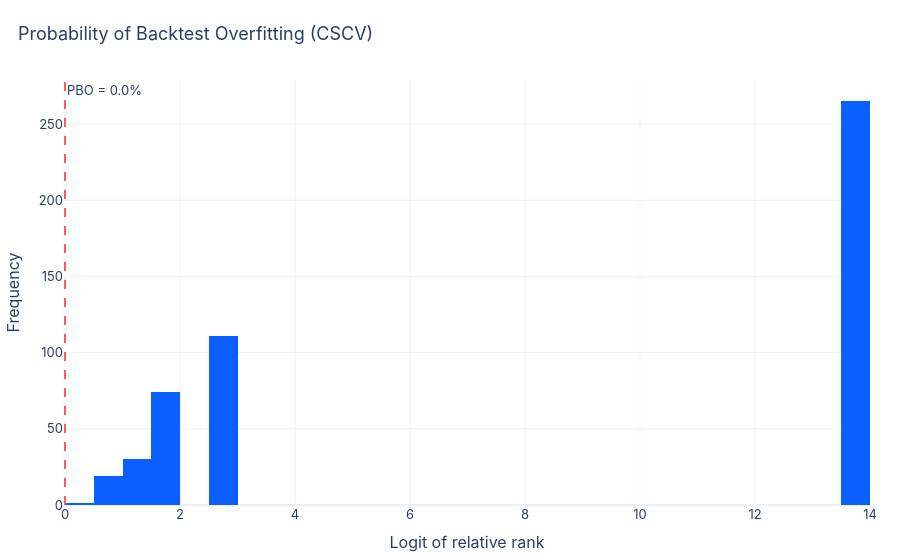

Source (notebook cell):
### Markdown cell above
## 7. Probability of Backtest Overfitting (PBO) & Deflated Sharpe Ratio

### Code cell
pbo, logits = validation.probability_of_backtest_overfitting(cpcv_results['oos_sharpe'], n_trials_simulated=500)
fig5, paths5 = viz.plot_pbo_histogram(logits, pbo, FIG_DIR)
fig5.show()
print(f"Estimated Probability of Backtest Overfitting: {pbo:.1%}  (lower is better; <50% desired)")

full_sharpe = (bt_full['net_pnl'].mean()/bt_full['net_pnl'].std())*np.sqrt(252)
dsr = validation.deflated_sharpe_ratio(observed_sharpe=full_sharpe, n_trials=3, n_obs=len(bt_full))
print(f"Realized full-sample Sharpe: {full_sharpe:.2f}")
print(f"Deflated Sharpe Ratio (P[true Sharpe > 0] after correcting for 3 tried signal variants): {dsr:.1%}")

### Figure 1 — Plotly figure (JSON) as saved in the notebook; plotly's stock layout.template omitted (floating-point values rounded to 4 significant figures; data arrays with more than 128 entries replaced by an {"elided": "..."} marker saying what was removed)
{"data": [{"marker": {"color": "#0B5FFF"}, "name": "Rank logit distribution", "nbinsx": 30, "type": "histogram", "x": {"elided": "500 float values"}}], "layout": {"annotations": [{"showarrow": false, "text": "PBO = 0.0%", "x": 0, "xanchor": "left", "xref": "x", "y": 1, "yanchor": "top", "yref": "y domain"}], "colorway": ["#0B5FFF", "#FF5A5F", "#00B67A", "#F5A623", "#8E44AD", "#1ABC9C"], "font": {"family": "Inter, Helvetica, Arial, sans-serif", "size": 13}, "hovermode": "x unified", "legend": {"orientation": "h", "x": 1, "xanchor": "right", "y": 1.02, "yanchor": "bottom"}, "margin": {"b": 50, "l": 60, "r": 30, "t": 80}, "shapes": [{"line": {"color": "#FF5A5F", "dash": "dash"}, "type": "line", "x0": 0, "x1": 0, "xref": "x", "y0": 0, "y1": 1, "yref": "y domain"}], "title": {"font": {"size": 18}, "text": "Probability of Backtest Overfitting (CSCV)", "x": 0.02, "xanchor": "left"}, "xaxis": {"gridcolor": "rgba(0,0,0,0.06)", "showgrid": true, "title": {"text": "Logit of relative rank"}}, "yaxis": {"gridcolor": "rgba(0,0,0,0.06)", "showgrid": true, "title": {"text": "Frequency"}}}}
